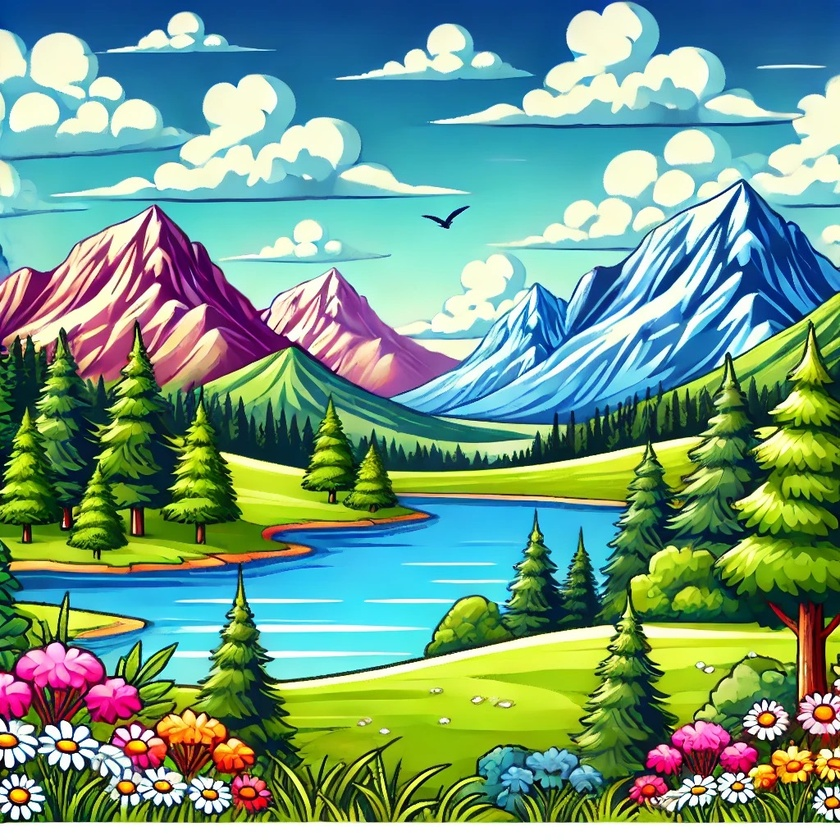
#> input picture Bootcamp/Day_03/Assignment_Image.jpg, 840 x 840 px, shrunk from 1024 x 1024 before the run, found by its file name
$ jupyter execute Assignment_03_IVP.ipynb
#> lines starting #> are read from the running program, lines starting #| are printed output that depends on the picture
[cell 1]
import cv2
import numpy as np
import matplotlib.pyplot as plt
from google.colab import files

[cell 2]
uploaded = files.upload()
#> the answer given: Assignment_Image.jpg

image_path = list(uploaded.keys())[0]
image = cv2.imread(image_path, cv2.IMREAD_GRAYSCALE)
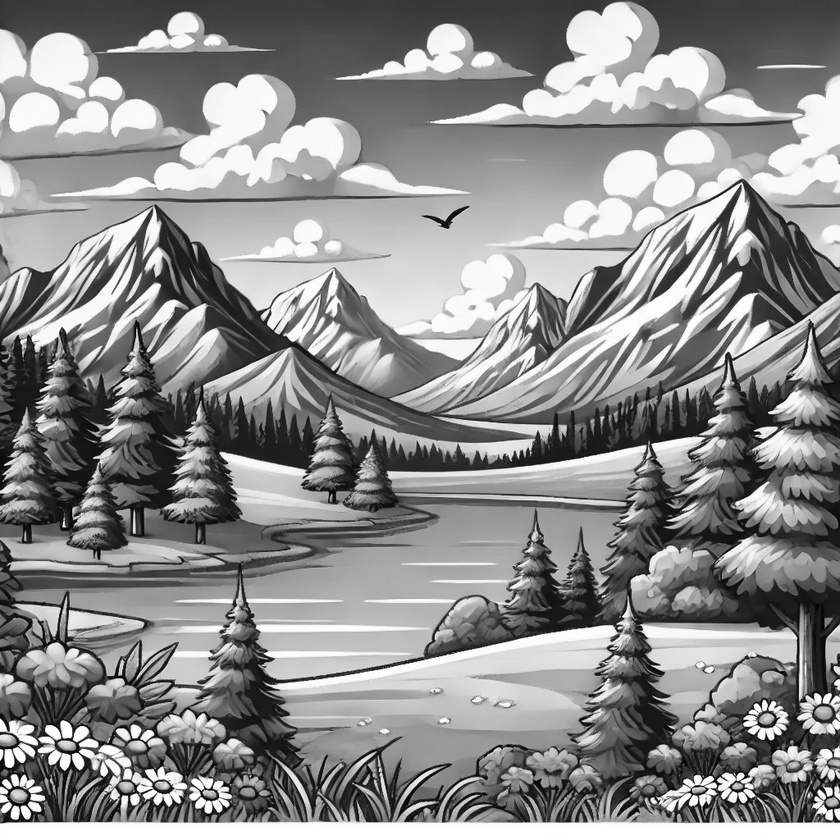
#> image: shape (840, 840); min 0, max 255, mean 141

[cell 3]
plt.figure(figsize=(8, 6))
plt.imshow(image, cmap='gray')
plt.title('Original Image')
plt.axis('off')
plt.show()

plt.figure(figsize=(8, 6))
plt.hist(image.ravel(), bins=256, range=[0, 256], color='black')
plt.title('Histogram of the Original Image')
plt.xlabel('Pixel Intensity')
plt.ylabel('Frequency')
plt.show()
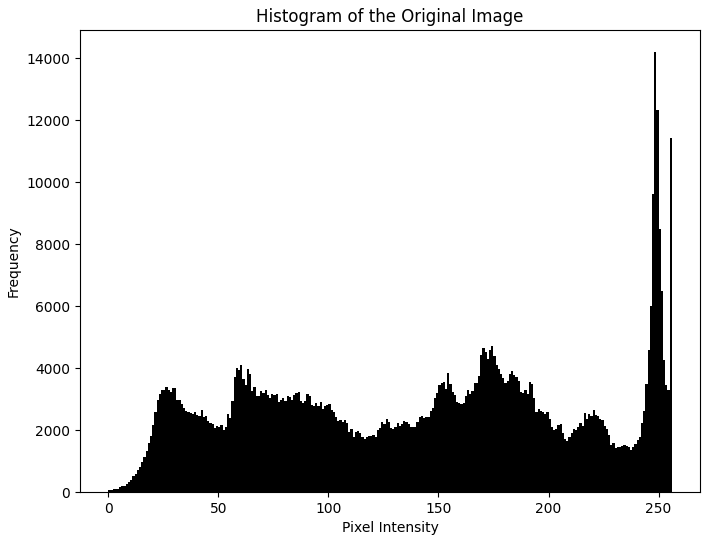
#> figure drawn by matplotlib, 1 panel; tallest bar 14209 high, from x = 248 to 249

print("Original Image Matrix (Top-left 10x10 block):")
print(image[:10, :10])
#| [[53 53 53 54 54 54 55 56 56 56]
#|  [53 53 54 54 54 54 55 56 56 56]
#|  [54 54 54 54 54 54 55 56 56 56]
#|  [54 54 54 54 54 54 55 56 56 56]
#|  [54 54 54 54 54 54 55 56 56 56]
#|  [54 53 54 54 54 54 55 56 56 56]
#|  [54 54 54 54 54 54 55 56 56 56]
#|  [54 54 54 54 55 54 55 57 57 57]
#|  [54 54 54 54 55 56 56 56 57 57]
#|  [55 54 54 55 56 56 56 56 57 57]]

[cell 4]
equalized_image = cv2.equalizeHist(image)

plt.figure(figsize=(8, 6))
plt.imshow(equalized_image, cmap='gray')
plt.title('Equalized Image')
plt.axis('off')
plt.show()

plt.figure(figsize=(8, 6))
plt.hist(equalized_image.ravel(), bins=256, range=[0, 256], color='black')
plt.title('Histogram of the Equalized Image')
plt.xlabel('Pixel Intensity')
plt.ylabel('Frequency')
plt.show()
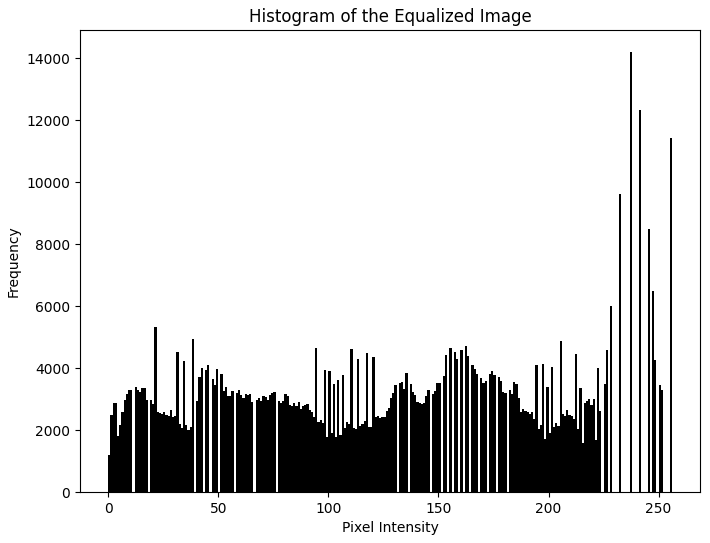
#> figure drawn by matplotlib, 1 panel; tallest bar 14209 high, from x = 237 to 238

print("Equalized Image Matrix (Top-left 10x10 block):")
print(equalized_image[:10, :10])
#| [[37 37 37 38 38 38 38 40 40 40]
#|  [37 37 38 38 38 38 38 40 40 40]
#|  [38 38 38 38 38 38 38 40 40 40]
#|  [38 38 38 38 38 38 38 40 40 40]
#|  [38 38 38 38 38 38 38 40 40 40]
#|  [38 37 38 38 38 38 38 40 40 40]
#|  [38 38 38 38 38 38 38 40 40 40]
#|  [38 38 38 38 38 38 38 41 41 41]
#|  [38 38 38 38 38 40 40 40 41 41]
#|  [38 38 38 38 40 40 40 40 41 41]]
